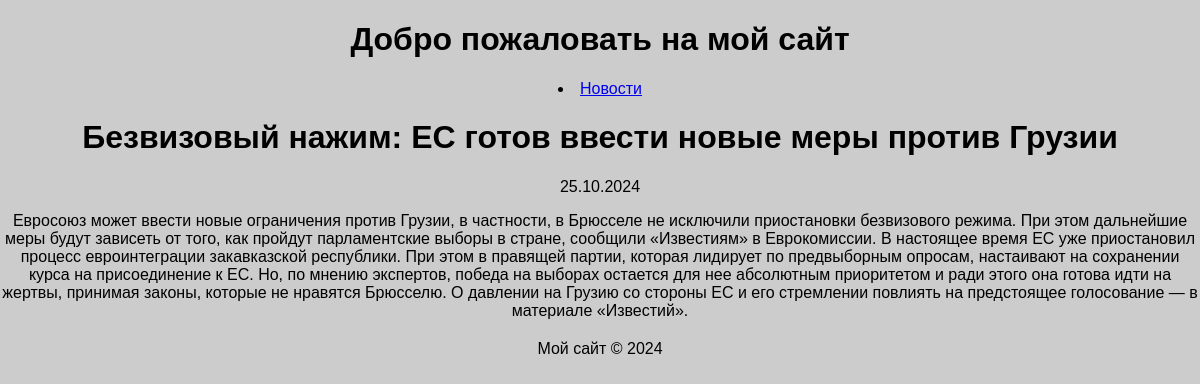
Screenshot of /news/9/ with the database file from the repository.
### newsapp/models.py (models this page shows, shortened)
class Post(models.Model):
    ARTICLE = 'AR'
    NEWS = 'NW'
    CATEGORY_CHOICES = (
        (ARTICLE, 'Article'),
        (NEWS, 'News'),
    )
    author = models.ForeignKey(Author, on_delete=models.CASCADE)
    category_type = models.CharField(max_length=2, choices=CATEGORY_CHOICES, default=ARTICLE)
    created_at = models.DateTimeField(auto_now_add=True)
    categories = models.ManyToManyField(Category, through='PostCategory')
    title = models.CharField(max_length=255)
    text = models.TextField()
    rating = models.IntegerField(default=0)

### newsapp/views.py (the view)
# urls.py: path('news/<int:pk>/', views.NewsDetail.as_view(), name='news_detail'),
class NewsDetail(DetailView):
    model = Post
    template_name = 'newsapp/news_detail.html'
    context_object_name = 'news'
    pk_url_kwarg = 'pk'

### newsapp/templatetags/custom_filters.py (called while the page is built)
@register.filter(name='censor')
def censor(value):
    if not isinstance(value, str):
        raise TypeError("Censor filter expects a string input")
    words = value.split()
    censored_text = []
    for word in words:
        clean_word = word.lower()  # Приводим слово к нижнему регистру для сравнения
        for bad_word in BAD_WORDS:
            if bad_word in clean_word:
                word = word[0] + '*' * (len(word) - 1)  # Замена всех букв на '*', кроме первой
        censored_text.append(word)
    return ' '.join(censored_text)

### newsapp/templates/newsapp/news_detail.html
{% extends "default.html" %}
{% load custom_filters %}
{% block content %}
  <h1>{{ news.title|censor }}</h1>
  <p>{{ news.created_at|date:"d.m.Y" }}</p>
  <p>{{ news.text|censor }}</p>
{% endblock %}

### newsapp/static/css/styles.css (style rules this page uses)
body { font-family: Arial, sans-serif; margin: 0; padding: 0; background-color: #cccccc ; }
h1, h2, li, h3, ul, p, td, tr, th { text-align: center; }

### rows the page displays
Post: title|censor "Безвизовый нажим: ЕС готов ввести новые меры против Грузии", created_at "25.10.2024", text|censor "Евросоюз может ввести новые ограничения против Грузии, в частности, в Брюсселе не исключили приостановки безвизового режима. При этом дальнейшие меры будут зависеть от того, как пройдут парламентские выборы в стране, сообщили «Известиям» в Еврокомиссии. В настоящее время ЕС уже приостановил процесс евроинтеграции закавказской республики. При этом в правящей партии, которая лидирует по предвыборным опросам, настаивают на сохранении курса на присоединение к ЕС. Но, по мнению экспертов, победа на выборах остается для нее абсолютным приоритетом и ради этого она готова идти на жертвы, принимая законы, которые не нравятся Брюсселю. О давлении на Грузию со стороны ЕС и его стремлении повлиять на…"
